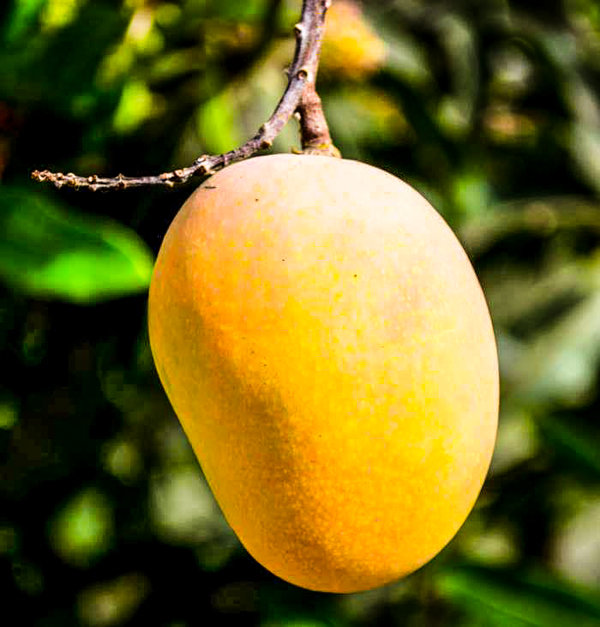
#> input picture data/ground/mango_sample.jpg, 600 x 627 px
$ python -i features.py   (imports and definitions only)   (older library calls are emulated)
#> lines starting #> are read from the running program, lines starting #| are printed output that depends on the picture; after the words box and inside, x2 and y2 are one past the last pixel; in counts of white or black regions, pixels touching at a corner belong together
#> further down, picture is the input picture: shape (627, 600, 3); mean B, G, R 34.2, 103.3, 112.3
"""Colour and texture features extracted from a preprocessed image.

These are *features*, not model outputs. Both the documented colour/texture
implementations (Section 7 M6: "a lightweight color/texture health module") and
the deterministic mock providers consume them, so a mock result is at least
image-dependent rather than a fixed constant.

The hue bands below are a mango-specific convention, not a universal truth
(Section 9.1 reality 2: "some mangoes stay green when ripe"). The band edges
are therefore exported as named constants so they can be tuned per variety.
"""

from __future__ import annotations

import hashlib
from dataclasses import dataclass
from typing import Any

import numpy as np

# OpenCV hue is 0-179 (degrees/2). Bands expressed in OpenCV units.
HUE_RED = (0, 9)
HUE_ORANGE = (10, 22)
HUE_YELLOW = (23, 34)
HUE_GREEN = (35, 85)
HUE_BLUE = (86, 130)
HUE_MAGENTA = (131, 179)

# Minimum saturation/value for a pixel to count as "coloured fruit surface"
# rather than shadow, sky or soil.
COLOUR_MIN_SATURATION = 60
COLOUR_MIN_VALUE = 40


@dataclass(frozen=True)
class ImageFeatures:
    """Colour/texture summary of one image."""

    mean_hue: float
    mean_saturation: float
    mean_value: float
    green_ratio: float
    yellow_ratio: float
    orange_ratio: float
    red_ratio: float
    dark_ratio: float
    browning_ratio: float
    chlorosis_ratio: float
    texture_variance: float
    edge_density: float
    width: int
    height: int

    # [17 lines left out: function to_dict, not called in this run]


def extract_features(image: np.ndarray) -> ImageFeatures:
    """Compute :class:`ImageFeatures` from a BGR image."""
    import cv2

    if image is None or image.size == 0:
        raise ValueError("Cannot extract features from an empty image.")

    if image.ndim == 2:
        bgr = cv2.cvtColor(image, cv2.COLOR_GRAY2BGR)
    else:
        bgr = image[:, :, :3]
    height, width = bgr.shape[:2]
#> height = 627; width = 600

    hsv = cv2.cvtColor(bgr, cv2.COLOR_BGR2HSV)
#> hsv: shape (627, 600, 3); mean H, S, V 32.1, 190.4, 121.1
    hue = hsv[:, :, 0].astype(np.int32)
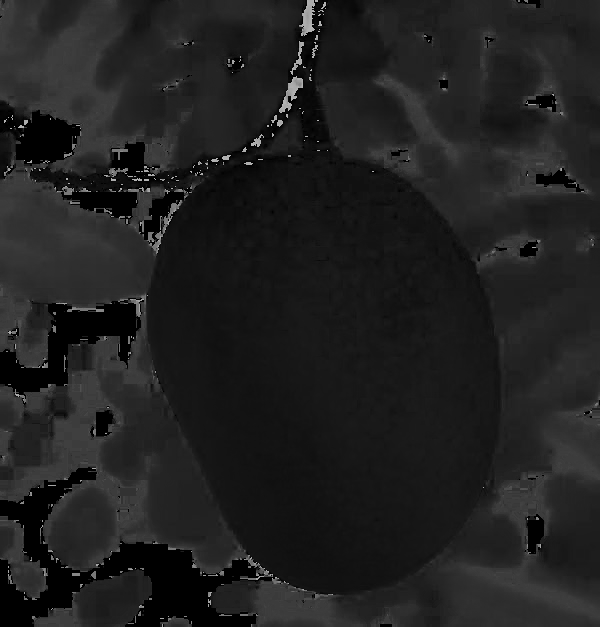
#> hue: shape (627, 600) int32; min 0, max 179, mean 32.1
    saturation = hsv[:, :, 1].astype(np.int32)
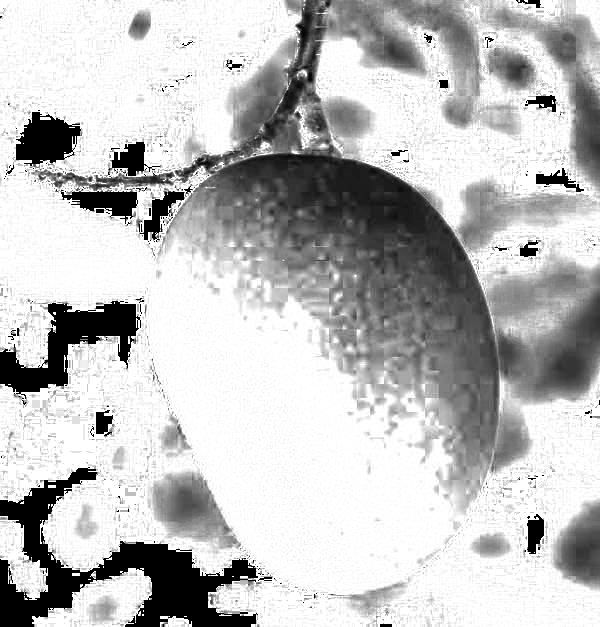
#> saturation: shape (627, 600) int32; min 0, max 255, mean 190.4
    value = hsv[:, :, 2].astype(np.int32)
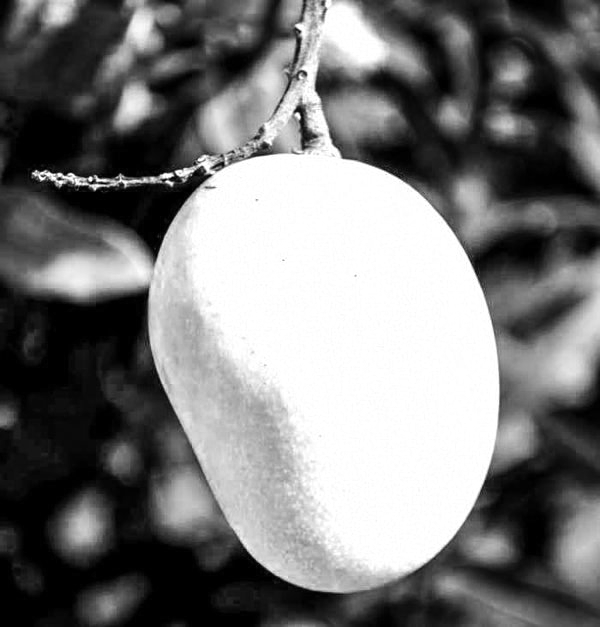
#> value: shape (627, 600) int32; min 0, max 255, mean 121.1

    coloured = (saturation >= COLOUR_MIN_SATURATION) & (value >= COLOUR_MIN_VALUE)
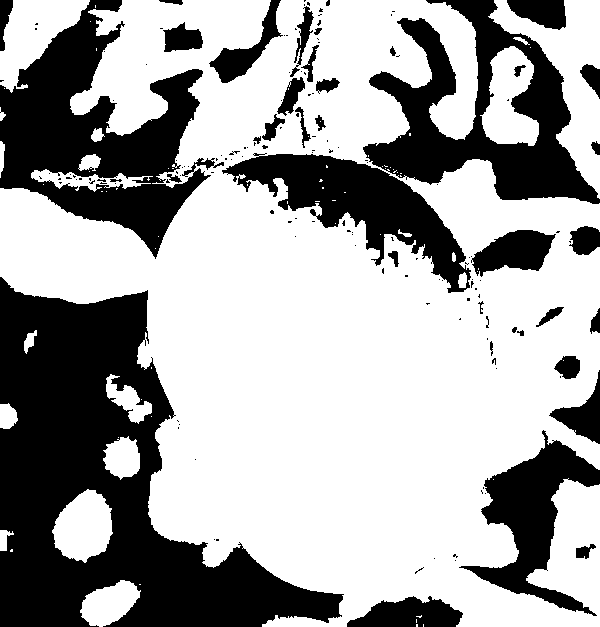
#> coloured: shape (627, 600) bool; 64.3% white; 157 black regions (117 under 20 px), largest, box (x1, y1, x2, y2) and area: (0, 277, 344, 627) 54056, (0, 0, 224, 259) 24328, (363, 0, 600, 204) 19190
    coloured_count = int(coloured.sum())
#> coloured_count = 241965
    total = max(1, height * width)
#> total = 376200
    coloured_denominator = max(1, coloured_count)
#> coloured_denominator = 241965

    def _band_ratio(band: tuple[int, int]) -> float:
        selector = coloured & (hue >= band[0]) & (hue <= band[1])
        return float(selector.sum()) / coloured_denominator

    gray = cv2.cvtColor(bgr, cv2.COLOR_BGR2GRAY)
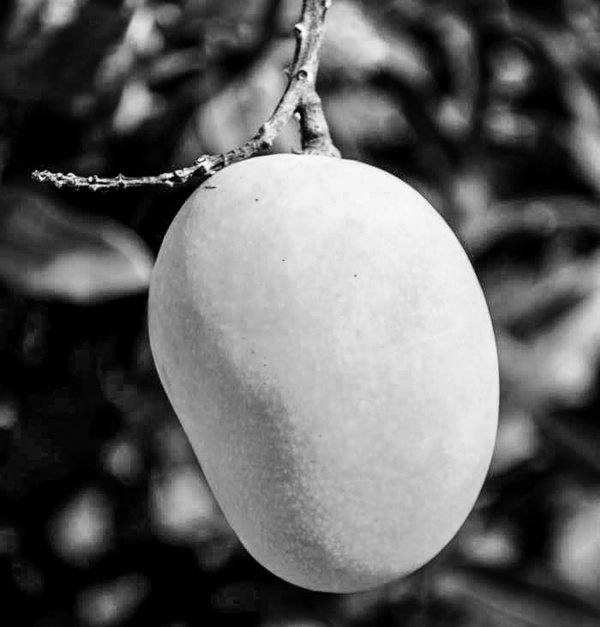
#> gray: shape (627, 600); min 0, max 254, mean 98.1
    laplacian = cv2.Laplacian(gray, cv2.CV_64F)
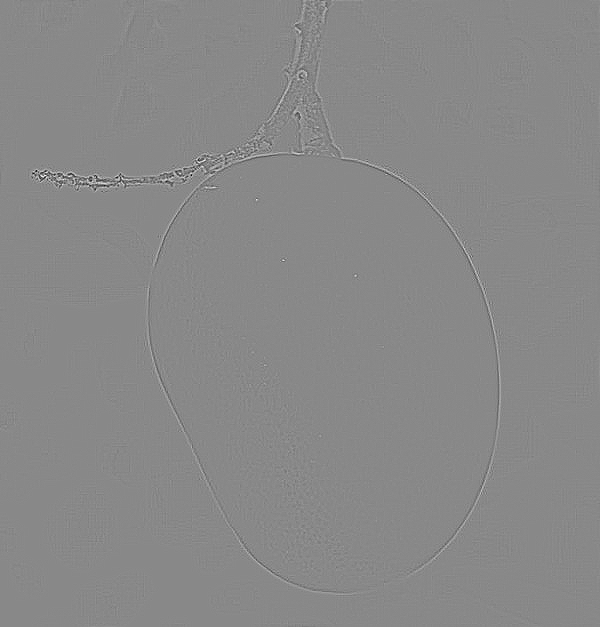
#> laplacian: shape (627, 600) float64; min -292, max 252, mean 0; drawn with min black and max white

    # Browning / necrosis proxy: a noticeable fraction of low-saturation,
    # low-value, warm-hued area. Section 13.1 wording discipline applies - this
    # is an *indicator*, never a diagnosis.
    browning = (
        (saturation < 120)
        & (value < 140)
        & ((hue <= HUE_ORANGE[1]) | (hue >= HUE_MAGENTA[0]))
    )
#> browning: shape (627, 600) bool; 7.1% white; 306 white regions (273 under 20 px), largest, box (x1, y1, x2, y2) and area: (0, 467, 258, 627) 12957, (0, 301, 141, 399) 5320, (16, 112, 81, 166) 2263
    # Chlorosis proxy: yellowing without the orange shift of ripening.
    chlorosis = coloured & (hue >= HUE_YELLOW[0]) & (hue <= HUE_GREEN[1])
#> chlorosis: shape (627, 600) bool; 43.1% white; 254 white regions (206 under 20 px), largest, box (x1, y1, x2, y2) and area: (262, 159, 600, 627) 78692, (0, 188, 241, 568) 21515, (70, 0, 303, 169) 21051
    dark = value < 45
#> dark: shape (627, 600) bool; 33.6% white; 92 white regions (61 under 20 px), largest, box (x1, y1, x2, y2) and area: (0, 276, 345, 627) 55665, (0, 0, 211, 260) 25385, (362, 0, 600, 205) 20747
    edges = cv2.Canny(gray, 60, 160)
#> edges: shape (627, 600); 2% white in thin lines or dots

    return ImageFeatures(
        mean_hue=float(hue.mean()),
        mean_saturation=float(saturation.mean()),
        mean_value=float(value.mean()),
        green_ratio=_band_ratio(HUE_GREEN),
        yellow_ratio=_band_ratio(HUE_YELLOW),
        orange_ratio=_band_ratio(HUE_ORANGE),
        red_ratio=_band_ratio(HUE_RED),
        dark_ratio=float(dark.sum()) / total,
        browning_ratio=float(browning.sum()) / total,
        chlorosis_ratio=float(chlorosis.sum()) / total,
        texture_variance=float(laplacian.var()),
        edge_density=float(edges.mean()) / 255.0,
        width=width,
        height=height,
    )
#> in _band_ratio, `selector = coloured & (hue >= band[0]) & (hue <= band[1])`: selector: shape (627, 600) bool; 18.8% white; 209 white regions (154 under 20 px), largest, box (x1, y1, x2, y2) and area: (0, 188, 156, 304) 12845, (418, 548, 600, 627) 8055, (70, 0, 270, 136) 7244
#> in _band_ratio (call 2), `selector = coloured & (hue >= band[0]) & (hue <= band[1])`: selector: shape (627, 600) bool; 24.3% white; 289 white regions (226 under 20 px), largest, box (x1, y1, x2, y2) and area: (274, 233, 600, 616) 47172, (315, 0, 467, 140) 7275, (178, 0, 303, 169) 5842
#> in _band_ratio (call 3), `selector = coloured & (hue >= band[0]) & (hue <= band[1])`: selector: shape (627, 600) bool; 20.6% white; 291 white regions (231 under 20 px), largest, box (x1, y1, x2, y2) and area: (148, 136, 440, 595) 64247, (435, 211, 500, 507) 3383, (312, 0, 380, 54) 1596
#> call 4 of _band_ratio, with band = (0, 9)
#> in _band_ratio (call 4), `selector = coloured & (hue >= band[0]) & (hue <= band[1])`:
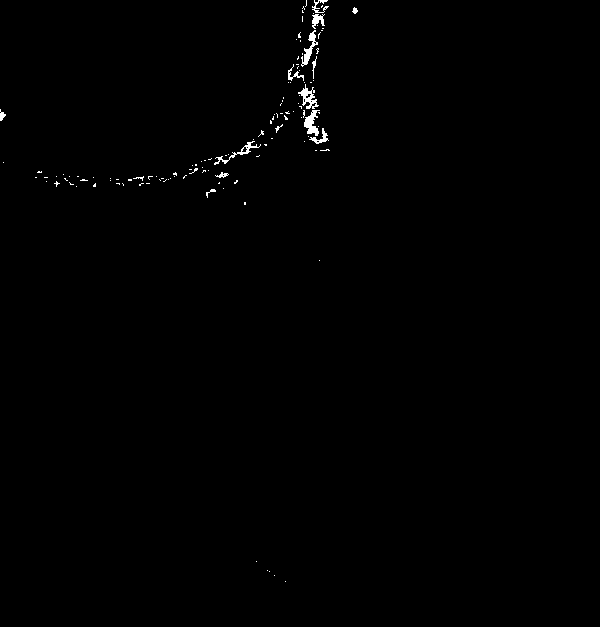
#> selector: shape (627, 600) bool; 0.47% white; 122 white regions (108 under 20 px), largest, box (x1, y1, x2, y2) and area: (304, 110, 320, 136) 216, (298, 84, 319, 109) 208, (301, 30, 318, 67) 198


# [28 lines left out: functions ripeness_colour_index, image_digest, not called in this run]


def digest_seed(digest: str) -> int:
    return int(digest[:16], 16)


__all__ = [
    "COLOUR_MIN_SATURATION",
    "COLOUR_MIN_VALUE",
    "HUE_BLUE",
    "HUE_GREEN",
    "HUE_MAGENTA",
    "HUE_ORANGE",
    "HUE_RED",
    "HUE_YELLOW",
    "ImageFeatures",
    "digest_seed",
    "extract_features",
    "image_digest",
    "ripeness_colour_index",
]

>>> import cv2
>>> picture = cv2.imread('../../data/ground/mango_sample.jpg')
>>> result = extract_features(picture)
